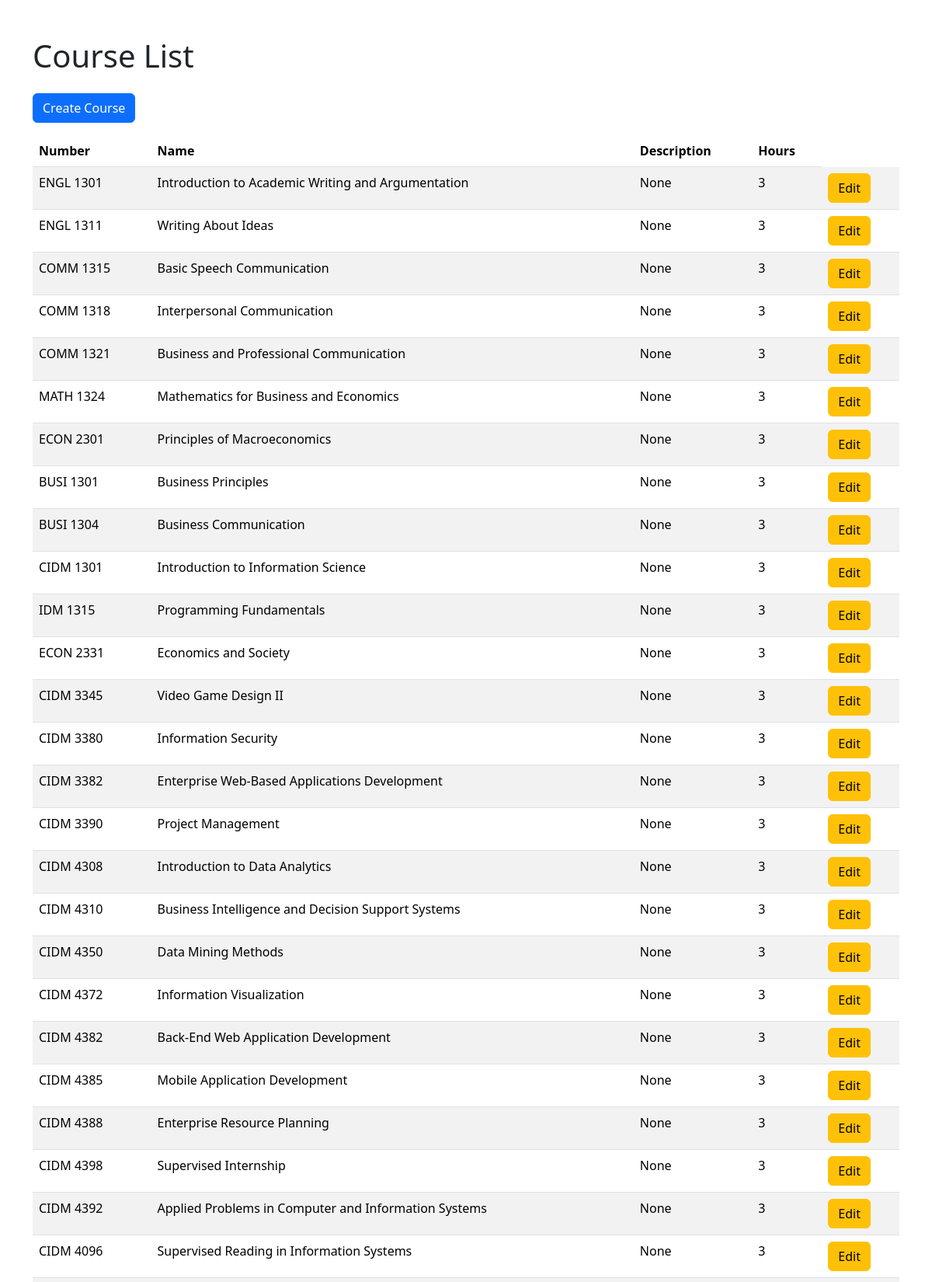
Page /courses/ (upper part) on the committed database.
### data/models.py (models this page shows, shortened)
class Course(models.Model):
    course_number = models.CharField(max_length=100, help_text="The number of the Course.")
    course_name = models.CharField(max_length=100, help_text="The name of the Course.")
    course_description = models.CharField(
        blank=True,null=True, max_length=200, help_text="The description of the Course."
    )
    hours = models.IntegerField()

### data/views.py (the view)
# urls.py: path("courses/", views.course_list, name="course_list"),
def course_list(request):
    courses = Course.objects.all()
    return render(request,"course/course-list.html",{'courses':courses})

### data/templates/course/course-list.html
{% extends 'base.html' %}
{% block content %}
<h1 class="display-6 mb-4">Course List</h1>
<a href="/courses/new" class="btn btn-primary mb-3">Create Course</a>
<table class="table table-striped">
    <thead>
        <tr>
            <th scope="col">Number</th>
            <th scope="col">Name</th>
            <th scope="col">Description</th>
            <th scope="col">Hours</th>
        </tr>
    </thead>
    <tbody>
        {% for course in courses %}
        <tr>
            <td>{{ course.course_number }}</td>
            <td>{{ course.course_name }}</td>
            <td>{{ course.course_description }}</td>
            <td>{{ course.hours }}</td>
            <td><a href="/courses/{{ course.id }}" class="btn btn-warning">Edit</a></td>
        </tr>
        {% endfor %}
    </tbody>
</table>
{% endblock %}

### rows in the picture
Course: course_number "ENGL 1301", course_name "Introduction to Academic Writing and Argumentation", course_description "None", hours "3"
Course: course_number "ENGL 1311", course_name "Writing About Ideas", course_description "None", hours "3"
Course: course_number "COMM 1315", course_name "Basic Speech Communication", course_description "None", hours "3"
Course: course_number "COMM 1318", course_name "Interpersonal Communication", course_description "None", hours "3"
Course: course_number "COMM 1321", course_name "Business and Professional Communication", course_description "None", hours "3"
Course: course_number "MATH 1324", course_name "Mathematics for Business and Economics", course_description "None", hours "3"
Course: course_number "ECON 2301", course_name "Principles of Macroeconomics", course_description "None", hours "3"
Course: course_number "BUSI 1301", course_name "Business Principles", course_description "None", hours "3"
Course: course_number "BUSI 1304", course_name "Business Communication", course_description "None", hours "3"
Course: course_number "CIDM 1301", course_name "Introduction to Information Science", course_description "None", hours "3"
Course: course_number "IDM 1315", course_name "Programming Fundamentals", course_description "None", hours "3"
Course: course_number "ECON 2331", course_name "Economics and Society", course_description "None", hours "3"
Course: course_number "CIDM 3345", course_name "Video Game Design II", course_description "None", hours "3"
Course: course_number "CIDM 3380", course_name "Information Security", course_description "None", hours "3"
Course: course_number "CIDM 3382", course_name "Enterprise Web-Based Applications Development", course_description "None", hours "3"
Course: course_number "CIDM 3390", course_name "Project Management", course_description "None", hours "3"
Course: course_number "CIDM 4308", course_name "Introduction to Data Analytics", course_description "None", hours "3"
Course: course_number "CIDM 4310", course_name "Business Intelligence and Decision Support Systems", course_description "None", hours "3"
Course: course_number "CIDM 4350", course_name "Data Mining Methods", course_description "None", hours "3"
Course: course_number "CIDM 4372", course_name "Information Visualization", course_description "None", hours "3"
Course: course_number "CIDM 4382", course_name "Back-End Web Application Development", course_description "None", hours "3"
Course: course_number "CIDM 4385", course_name "Mobile Application Development", course_description "None", hours "3"
Course: course_number "CIDM 4388", course_name "Enterprise Resource Planning", course_description "None", hours "3"
Course: course_number "CIDM 4398", course_name "Supervised Internship", course_description "None", hours "3"
Course: course_number "CIDM 4392", course_name "Applied Problems in Computer and Information Systems", course_description "None", hours "3"
Course: course_number "CIDM 4096", course_name "Supervised Reading in Information Systems", course_description "None", hours "3"
